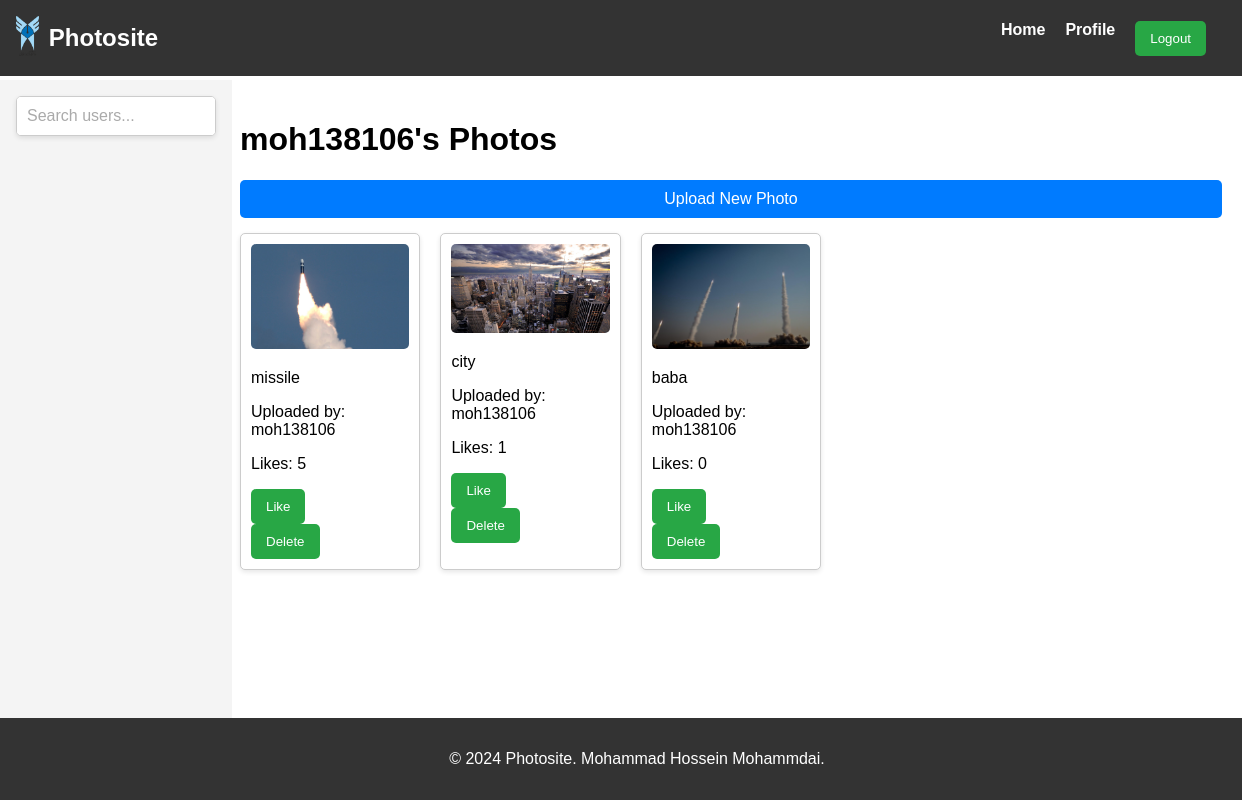
/accounts/profile/ (signed in), run on the app's committed database.
### photos/models.py (models this page shows, shortened)
class Photo(models.Model):
    PUBLIC = 'public'
    PRIVATE = 'private'
    VISIBILITY_CHOICES = [
        (PUBLIC, 'Public'),
        (PRIVATE, 'Private'),
    ]
    user = models.ForeignKey(User, on_delete=models.CASCADE, related_name='photos')
    image = models.ImageField(upload_to='photos/')
    caption = models.CharField(max_length=255, blank=True)
    visibility = models.CharField(max_length=7, choices=VISIBILITY_CHOICES, default=PUBLIC)
    likes = models.PositiveIntegerField(default=0)
    uploaded_at = models.DateTimeField(auto_now_add=True)

### photos/views.py (the view)
# urls.py: path('accounts/profile/', views.profile, name='profile'),
@login_required
def profile(request):
    photos = Photo.objects.filter(user=request.user)
    return render(request, 'photos/profile.html', {'photos': photos})

### photos/templates/photos/profile.html (shortened to what this page needs)
{% extends 'base.html' %}
{% load static %}
{% block extra_css %}
<link rel="stylesheet" href="{% static 'css/profile_css.css' %}">
{% endblock %}
{% block content %}
    <h1>{{ user.username }}'s Photos</h1>
    <a href="{% url 'upload_photo' %} " class="upload">Upload New Photo</a>
    <div class="photo-grid">
        {% for photo in photos %}
        <div class="photo-item">
            <a href="{% url 'view_photo_by_id' id=photo.id %}">
                <img src="{{ photo.image.url }}" alt="{{ photo.caption }}">
            </a>
            <p>{{ photo.caption }}</p>
            <p>Uploaded by: {{ photo.user.username }}</p>
            <p>Likes: {{ photo.likes }}</p>
            {% if user.is_authenticated %}
                <form action="{% url 'like_photo' photo.id %}" method="post">
                    <button type="submit" >Like</button>
                </form>
                {% if user == photo.user %}
                    <form action="{% url 'delete_photo' photo.id %}" method="post">
                        <button type="submit" onclick="return confirm('Are you sure you want to delete this photo?');">Delete</button>
                    </form>
                {% endif %}
            {% else %}
                <p><a href="{% url 'account_login' %}">Log in</a> to like this photo.</p>
            {% endif %}
        </div>
        {% empty %}
            <h3 >No photos uploaded yet.</h3>
        {% endfor %}
    </div>
{% endblock %}

### static/css/base_css.css (style rules this page uses)
body { font-family: Arial, sans-serif; margin: 0; padding: 0; display: flex; flex-direction: column; min-height: 100vh; }

### static/css/profile_css.css (style rules this page uses)
.photo-grid { display: grid; grid-template-columns: repeat(5, 1fr); gap: 20px; margin-bottom: 40px; }
.photo-item { background-color: #fff; border: 1px solid #ccc; border-radius: 5px; padding: 10px; box-shadow: 0 2px 5px rgba(0, 0, 0, 0.1); transition: transform 0.2s; }
.photo-item img { max-width: 100%; border-radius: 5px; }
button { padding: 10px 15px; background-color: #28a745; color: #fff; border: none; border-radius: 5px; cursor: pointer; transition: background-color 0.3s ease; }
.upload { display: block; text-align: center; margin: 15px auto; padding: 10px 20px; background-color: #007BFF; color: #fff; text-decoration: none; border-radius: 5px; transition: background-color 0.3s ease; }

### data on the page
Photo: image (picture), caption "missile", user.username "moh138106", likes "5", shows "Delete"
Photo: image (picture), caption "city", user.username "moh138106", likes "1", shows "Delete"
Photo: image (picture), caption "baba", user.username "moh138106", likes "0", shows "Delete"

### other printed values
{{ user.username }} "moh138106"
